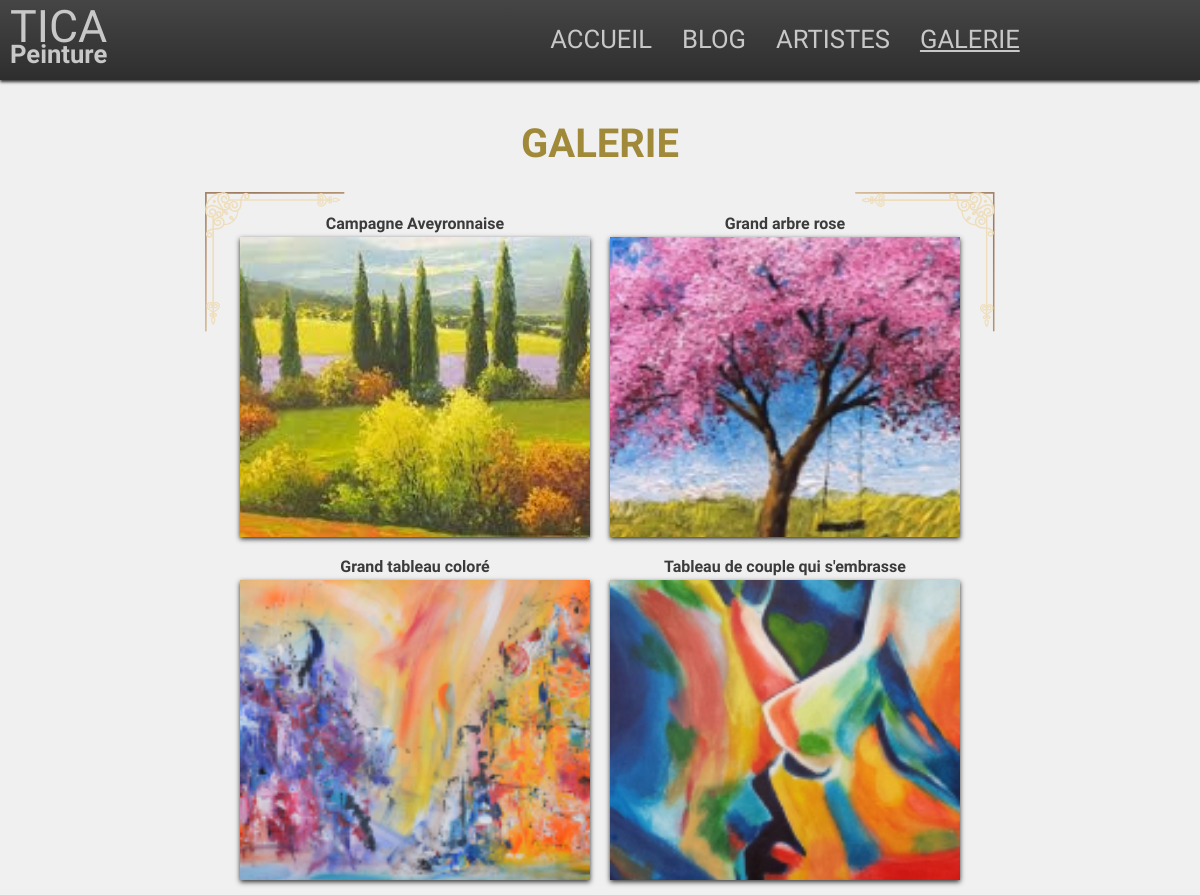
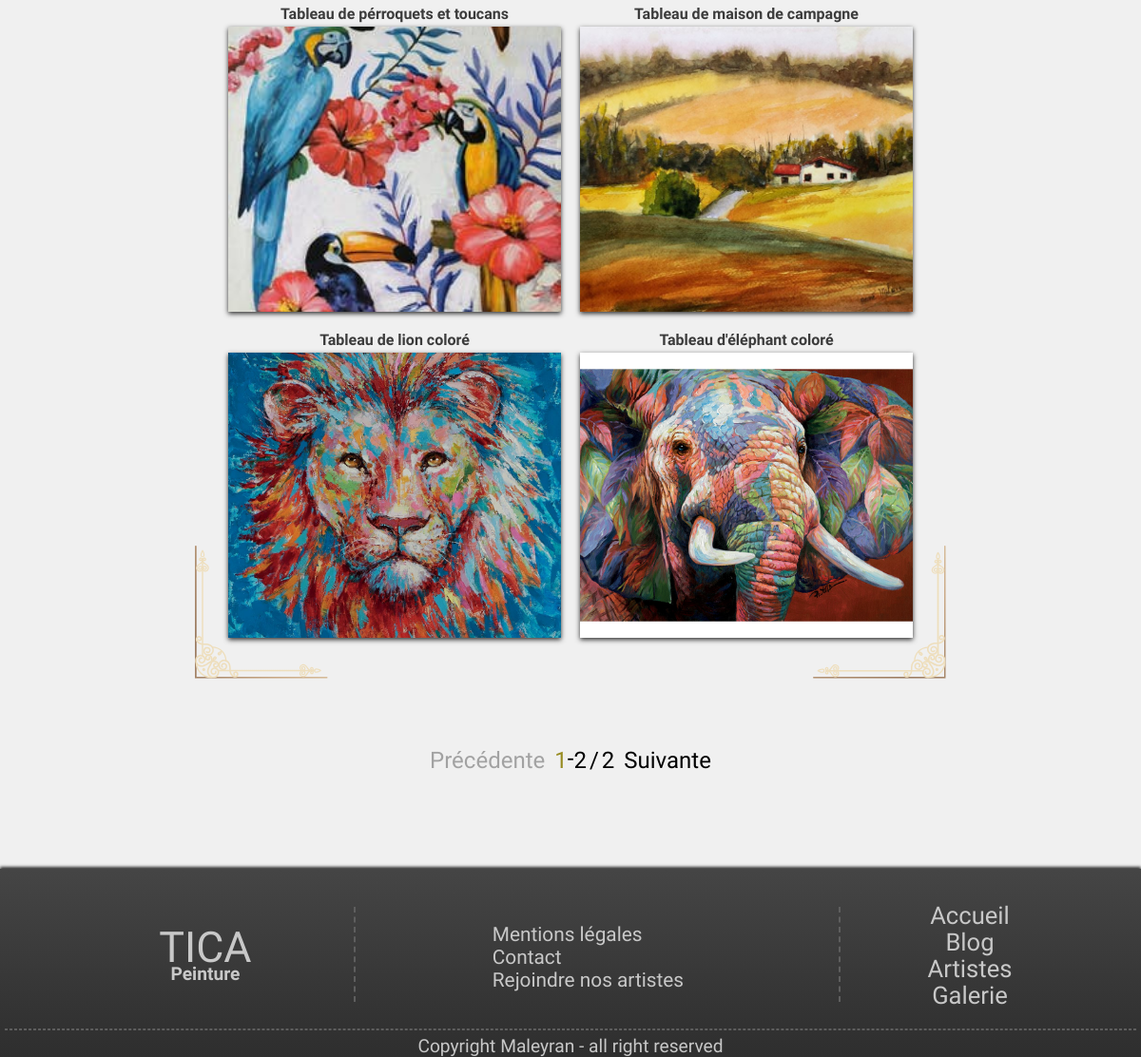
Page /index.php?action=galerie on the committed database (2 pictures, top to bottom).
### tables this page shows
CREATE TABLE `paints` (
  `id` int(11) NOT NULL,
  `name` varchar(255) NOT NULL,
  `description` text NOT NULL,
  `img-url` varchar(255) NOT NULL,
  `dimensionH` int(11) NOT NULL,
  `dimensionL` int(11) NOT NULL,
  `PaintsFrames` int(11) NOT NULL DEFAULT 2,
  `PaintsPainters` int(11) NOT NULL,
  `PaintsStyle` int(11) NOT NULL,
  `PaintsType` int(11) NOT NULL
);

### app/Controllers/PaintController.php (called while the page is built, shortened)
<?php
class PaintController
{
    public function galerieViewFront($currentPage)
    {
        $galerie = new \Projet\Models\PaintModel();
        $pagination = new \Projet\Helpers\Pagination();
        $parPage = 8;
        $nbTotal = $galerie->getPaintsTotal();
        $first = $pagination->paginate($parPage, $currentPage);
        $pages = $pagination->nbPagesTotal($nbTotal[0], $parPage);
        $paints = $galerie->getGalerieFront($first, $parPage);
        require 'app/Views/Front/galerie.php';
    }
}

### app/Models/PaintModel.php (called while the page is built, shortened)
<?php
class PaintModel extends Manager
{
    public function getGalerieFront($first, $parPage)
    {
        $bdd = $this->dbConnection();
        $data = $bdd->prepare('SELECT paints.id as paintid, paints.name as paintname, `img-url`, dimensionH,
                            dimensionL, frames.name as framename, painters.name as paintername, description,
                            styles.name as stylename, types.name as typename
                            FROM paints, painters, frames, styles, types
                            WHERE PaintsFrames = frames.id AND PaintsPainters = painters.id
                            AND PaintsStyle = styles.id AND PaintsType = types.id
                            ORDER BY paints.id DESC LIMIT :premier, :parpage');
        $data->bindValue('premier', $first, PDO::PARAM_INT);
        $data->bindValue('parpage', $parPage, PDO::PARAM_INT);
        $data->execute();
        return $data->fetchAll();
    }
    public function getPaintsTotal()
    {
    $bdd = $this->dbConnection();
    $data = $bdd->query('SELECT COUNT(id) as nbpaints FROM paints');
    return $data->fetch();
    }
}

### app/Helpers/Pagination.php (called while the page is built, shortened)
<?php
class Pagination {
    public function nbPagesTotal($nbTotal, $parPage)
    {
        return ceil($nbTotal / $parPage);
    }
}

### app/Views/Front/galerie.php (the view, shortened to what this page needs)
 <?php
require_once 'app/Views/Front/header.php';
?>
<main class="container pagepadding-top">
    <h1 class="uppercase text-center">galerie<?php if (isset($painterSolo)) { echo ' de ' . $paints[0]['paintername']; } ?></h1>
    <section class="flex-template">
    <?php foreach($paints as $paint) { ?>
        <article class="card-template">
            <a href="index.php?action=peinture&id=<?= $paint['paintid'] ?>">
            <img src="<?= $paint['img-url'] ?>" alt="<?= $paint['paintname'] ?>">
            <h2><?= $paint['paintname'] ?></h2>
            </a>
        </article>
    <?php } ?>
        <div class="frame_template_bottom">
            <img class="frame_template_corner_lb" src="app/Public/Front/img/Frame_corner_LB.svg" alt="cadre coin bas gauche">
            <img class="frame_template_corner_rb" src="app/Public/Front/img/Frame_corner_RB.svg" alt="cadre coin bas droite">
        </div>
        </section>
        <?php if(!isset($painterSolo)) { ?>
        <nav>
            <ul class="pagination">
                <li class="page-item">
                <?php if($currentPage == 1) { ?>
                    <a class="page-item-dis">Précédente</a>
                <?php } else { ?>
                    <a href="index.php?action=galerie&page=<?= $currentPage - 1 ?>" class="page-link">Précédente</a>
                    <?php } ?>
                </li>
                <?php for($page = 1; $page <= $pages; $page++): ?>
                <li class="page-item <?= ($currentPage == $page) ? "active_page" : "" ?> numberPage">
                    <a href="index.php?action=galerie&page=<?= $page ?>" class="page-link"><?= $page ?></a>
                </li>
                <?php if($page != $pages) { ?>
                    <span>-</span>
                <?php } ?>
                <?php endfor ?>
                <?php if($pages > 1) { ?>
                <span class="lastpage">/</span>
                <li class="page-item numberPage">
                <a href="index.php?action=galerie&page=<?= $pages ?>" class="page-link"><?=$pages?></a>
                <?php } ?>
                <li class="page-item">
                <?php if($currentPage == $pages) { ?>
                    <a class="page-item-dis">Suivante</a>
                    <?php } else { ?>
                    <a href="index.php?action=galerie&page=<?= $currentPage + 1 ?>" class="page-link">Suivante</a>
                    <?php } ?>
                </li>
            </ul>
        </nav>
        <?php } ?>
</main>
<?php
require_once 'app/Views/Front/footer.php'
?>

### app/Public/Front/css/style.css (style rules this page uses)
* { margin: 0; padding: 0; }
body { font-family: 'Raleway', sans-serif; font-size: 1.4rem; background-color: #F0F0F0; }
.container { max-width: 1200px; margin: 0 auto; }
.pagepadding-top { padding-top: 120px; }
.text-center { text-align: center; }
a { text-decoration: none; color: #c8c8c8; }
h1 { font-size: 2.2rem; color: #a08a3a; }
.uppercase { text-transform: uppercase; }
.pagination { font-family: 'Spartan', sans-serif; text-align: center; display: flex; list-style: none; font-size: 1.2rem; justify-content: center; }
.pagination li:first-child { padding-right: 10px; }
.pagination li:last-child { padding-left: 10px; }
.pagination .lastpage { margin: 2px 3px 0; }
.pagination li a { color: black; vertical-align: middle; }
.numberPage { vertical-align: middle; }
.pagination li .page-item-dis { color: rgb(162, 162, 162); }
.pagination .active_page a { color: rgb(151, 139, 32); }
.flex-template { position: relative; display: flex; flex-wrap: wrap; width: 100%; max-width: 630px; justify-content: center; text-align: center; margin: 70px auto; }
.flex-template .card-template { min-width: 50%; padding-bottom: 15px; font-size: 0.9rem; position: relative; }
.flex-template .card-template h2 { font-family: 'Spartan', sans-serif; position: relative; bottom: 280px; background: none; color: #3b3b3b; font-size: 0.8rem; padding: 5px; }
.flex-template .card-template img { width: 300px; height: 250px; object-fit: cover; transition: all 1s; opacity: 100%; filter: saturate(100%); }
.flex-template .card-template a { display: inline-block; width: 300px; height: 250px; color: #333333; box-shadow: 0px 2px 5px rgb(48, 48, 48); transition: all 1s; }
.frame_template_top, .frame_template_bottom { position: relative; }
.frame_template_bottom .frame_template_corner_rb { position: absolute; bottom: 0px; right: -30px; max-width: 140px; }
.frame_template_bottom .frame_template_corner_lb { position: absolute; bottom: 0px; left: -330px; max-width: 140px; }
::placeholder { color: #858585; }
@media screen and (min-width: 600px) { .frame_template_bottom .frame_template_corner_rb { bottom: 0px; right: -25px; } }
@media screen and (min-width: 600px) { .frame_template_bottom .frame_template_corner_lb { bottom: 0px; left: -655px; } }
@media screen and (min-width: 720px) { h1 { font-size: 2.5rem; } }
@media screen and (min-width: 720px) { .pagination { font-size: 1.5rem; } }
@media screen and (min-width: 720px) { .flex-template .card-template { font-size: 0.9rem; } }
@media screen and (min-width: 900px) { .flex-template { max-width: 740px; } }
@media screen and (min-width: 900px) { .flex-template .card-template img { width: 350px; height: 300px; } }
@media screen and (min-width: 900px) { .flex-template .card-template a { width: 350px; height: 300px; } }
@media screen and (min-width: 900px) { .frame_template_bottom .frame_template_corner_lb { left: -765px; } }
@media screen and (min-width: 900px) { .flex-template .card-template { font-size: 1rem; } }
@media screen and (min-width: 900px) { .flex-template .card-template h2 { bottom: 332px; font-size: 1rem; } }

### rows in the picture
paints: value (picture), name "Campagne Aveyronnaise"
paints: value (picture), name "Grand arbre rose"
paints: value (picture), name "Grand tableau coloré"
paints: value (picture), name "Tableau de couple qui s'embrasse"
paints: value (picture), name "Tableau de pérroquets et toucans"
paints: value (picture), name "Tableau de maison de campagne"
paints: value (picture), name "Tableau de lion coloré"
paints: value (picture), name "Tableau d'éléphant coloré"

### other values in the picture
$pages "2"
